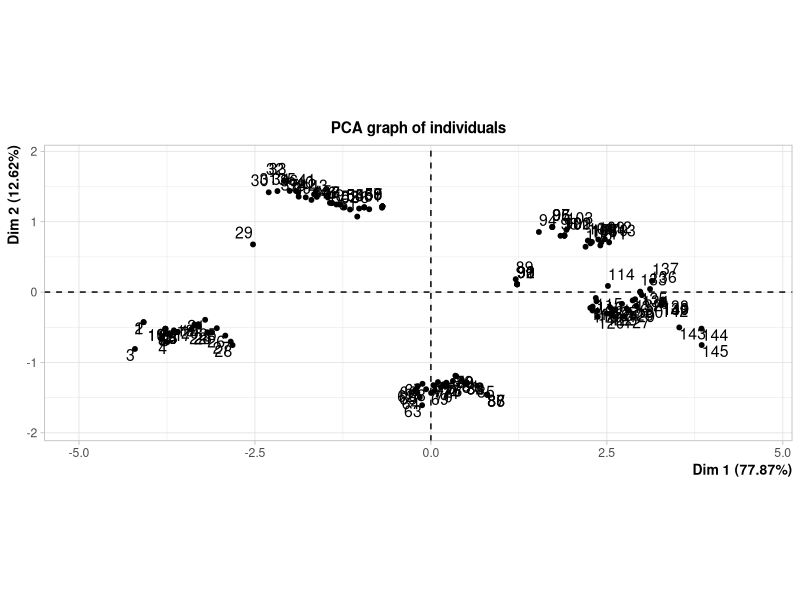
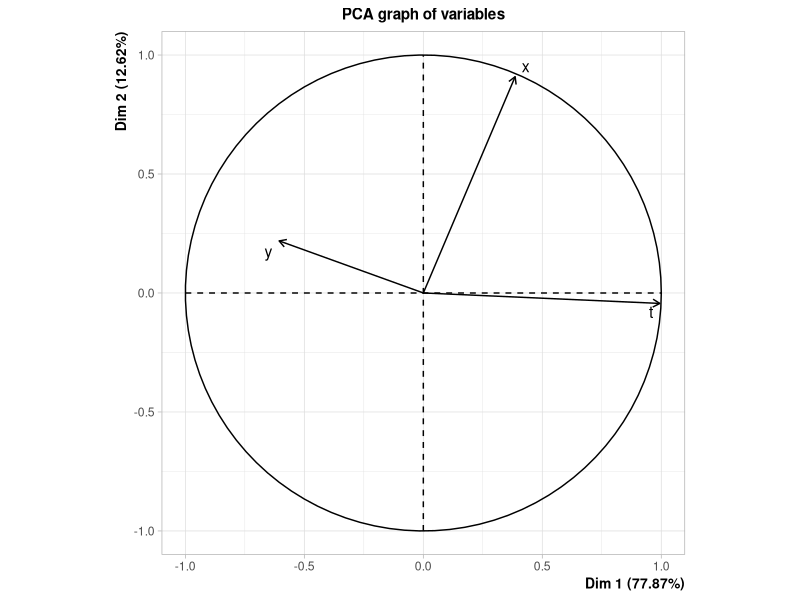
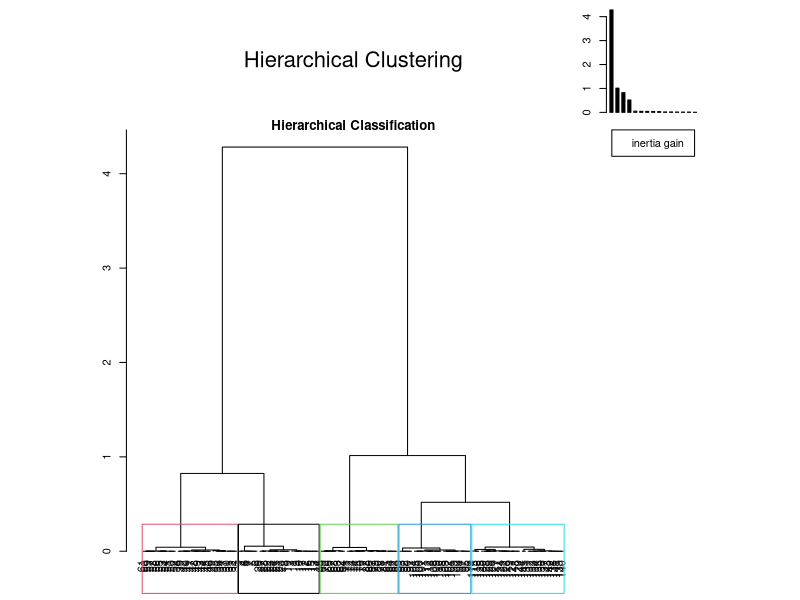
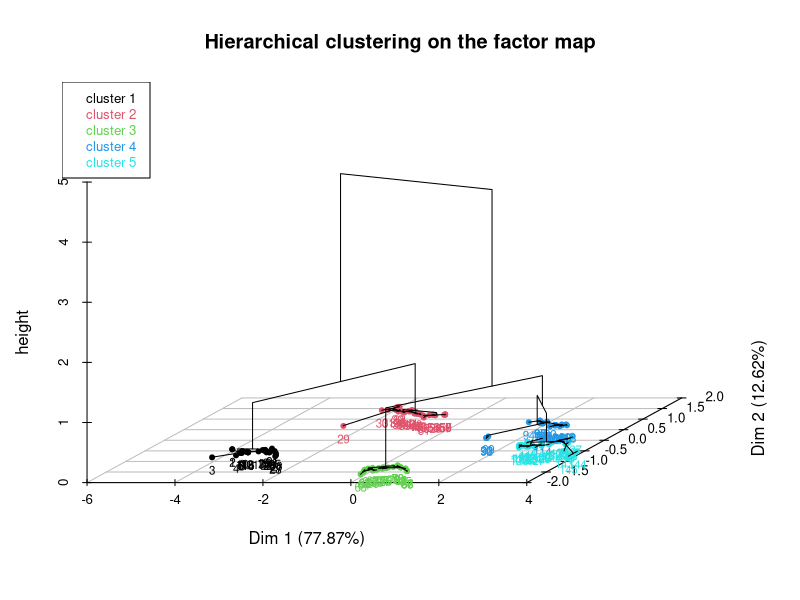
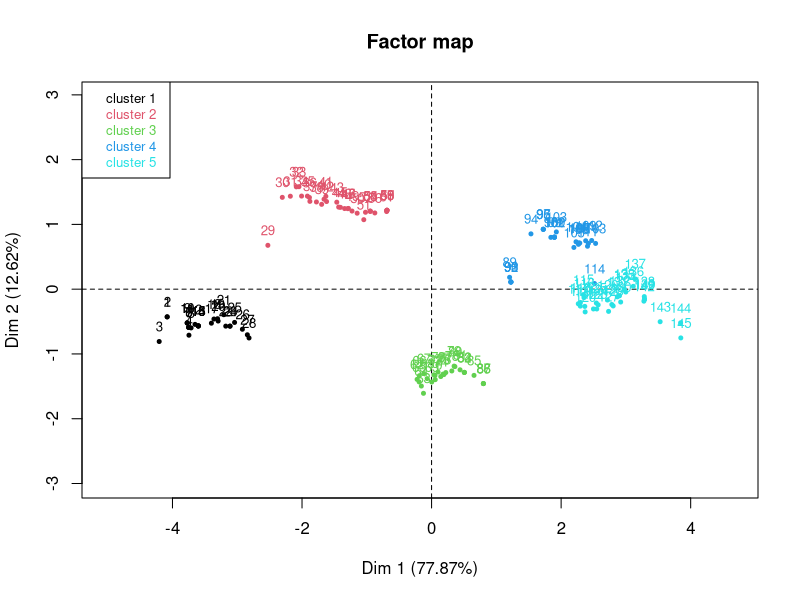
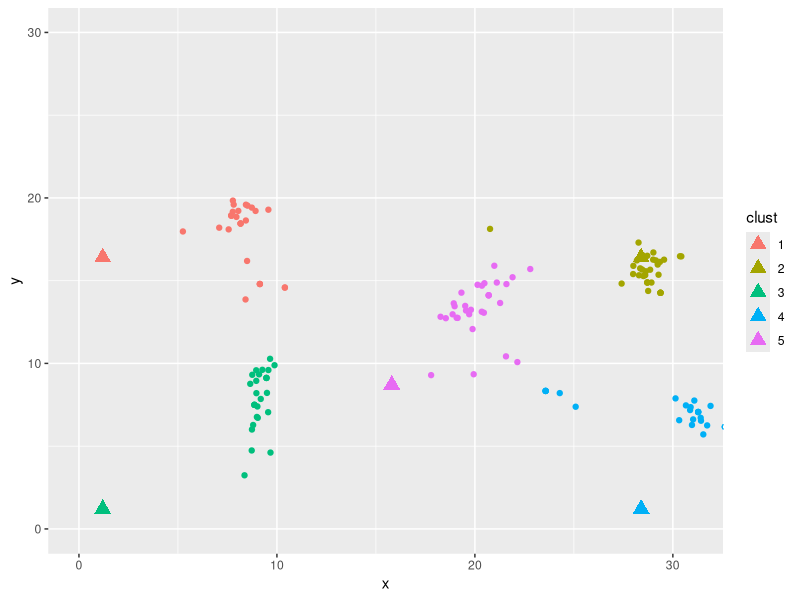
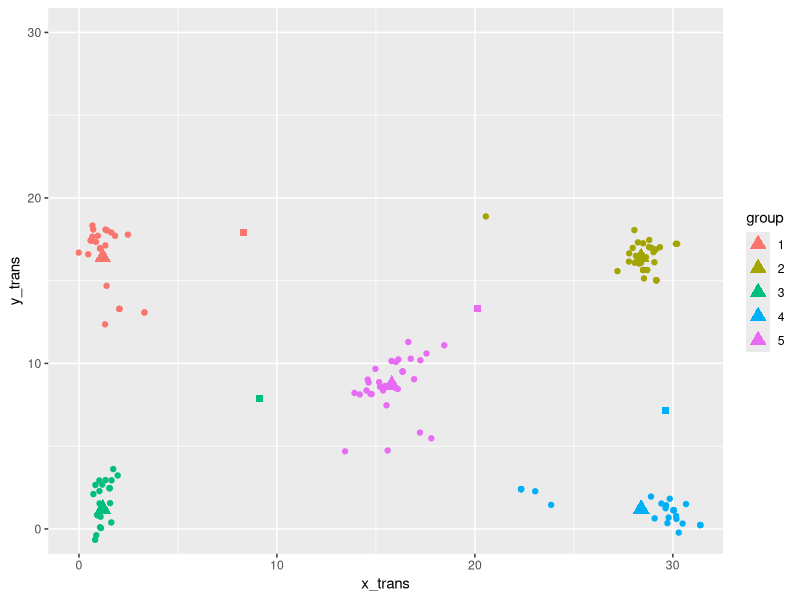
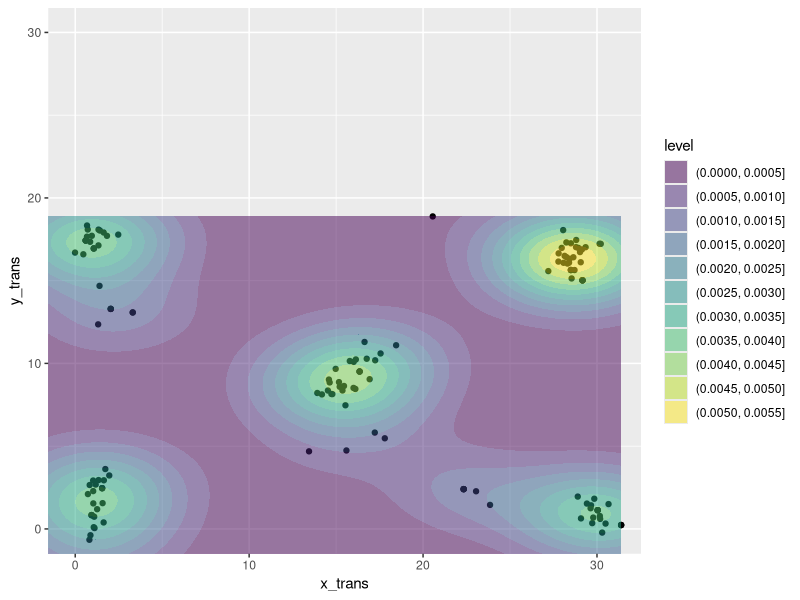

R code for these plots, in order: (Note: this script raises an error after producing the figures.)

##############################
##### NEW DATA : HEAT MAPS  ##
##############################
library(FactoMineR)
library(tidyverse)
library(ggplot2)

## generer des heat maps : new data 
data = read.table("data/record_correctionAndStimuli.txt")
head(data)

x =  data$V1 * 31
y = (1 - data$V2) * 17.4

df = data.frame(cbind(x,y, t = data$V3))
df$t =( df$t - df$t[1])/1000


xvec <- c(1.2, 28.4, 1.2, 28.4, 15.8 )

yvec <- c(16.4, 16.4, 1.2, 1.2, 8.7)

df_bon <- data.frame(x=xvec,y=yvec)
df_bon$name = rownames((df_bon))
head(df_bon)

# on selectionne les 1é premiere seconde pour la correction versus après pour le stimuli.
df_correction = df[df$t < 12,]
df_stimuli = df[df$t >= 12,]

# classif sur les point de correction 
acp = FactoMineR::PCA(df_correction, col.w = c(1,1,5))
res.hcpc = HCPC(acp, nb.clust = 5,  consol = TRUE)
df_correction = res.hcpc$data.clust
head(df_correction)
df_correction$clust

### si on veut réordonner une variable catégorielle en fonction d'une variable continue
###fct_reorder(df$color, df$a, min)


df_joint = full_join(df_correction, df_bon, by=c("clust"="name"))
colnames(df_joint) = c("x_eye", "y_eye", "t", "group", "x_paper", "y_paper")


# plot des points réels et des regards
ggplot() + 
  geom_point(data = df_correction, aes(x,y, color = clust)) + 
  coord_cartesian(xlim = c(0,31), ylim = c(0,30)) +
  geom_point(data = df_bon, aes(x,y, color = name), shape = 17, cex = 4)


# calculs barycentre  
barycentre_coord = df_joint %>% group_by(group) %>% 
  summarise(mean_x = mean(x_eye), 
            mean_y = mean(y_eye))

# on créé un data frame avec les nouvelles coordonnées des points du regards, translaté
# par le vecteur point papier -> barycentre
translation_mat = full_join(df_joint , barycentre_coord,by=c("group"="group"))
translation_mat$x_diff = translation_mat$x_paper - translation_mat$mean_x
translation_mat$y_diff = translation_mat$y_paper - translation_mat$mean_y

translation_mat$x_trans = translation_mat$x_eye + translation_mat$x_diff
translation_mat$y_trans = translation_mat$y_eye + translation_mat$y_diff


head(translation_mat)

# on plot les nouvelles coordonnées translaté 
ggplot() + 
  geom_point(data = translation_mat, aes(x_trans,y_trans, color = group)) + 
  coord_cartesian(xlim = c(0,31), ylim = c(0,30)) +
  geom_point(data = df_bon, aes(x,y, color = name), shape = 17, cex = 4) + 
  geom_point(data = barycentre_coord, aes(mean_x,mean_y, color = group), shape = 15, cex = 2) 

## geom density 2D 
ggplot(data=translation_mat,aes(x_trans,y_trans)) + 
  geom_point() + 
  geom_density_2d_filled(adjust = 2/3, alpha = 0.5)+
  coord_cartesian(xlim = c(0,31), ylim = c(0,30)) 


##### on applique la translation a notre JDD : 
head(translation_mat)
head(df_stimuli)
head(df_bon)

df_bon_pivot <- df_bon %>% 
  pivot_wider(names_from = name, 
              values_from = c(x,y))

barycentre_pivot <- barycentre_coord %>% 
  pivot_wider(names_from = group, 
              values_from = c(mean_x,mean_y))

dim(translation_mat)[1]
df_bon_pivot %>% slice(rep(1:n(), each = A))
